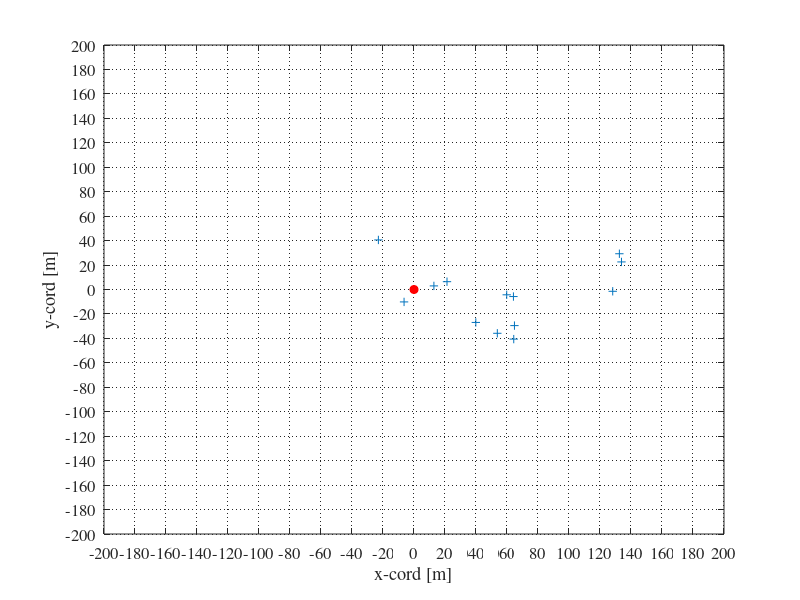

Here is the MATLAB script that generated this plot: (Note: this script raises an error after producing the figure.)
clear
clc

id = 1
set(0,'defaultTextFontSize', 12)                        % Default Font Size
set(0,'defaultAxesFontSize', 12)                        % Default Font Size
set(0,'defaultAxesFontName','Times')                    % Default Font Type
set(0,'defaultTextFontName','Times')                    % Default Font Type
set(0,'defaultFigurePaperPositionMode','auto')          % Default Plot position
set(0,'DefaultFigurePaperType','<custom>')              % Default Paper Type
set(0,'DefaultFigurePaperSize',[14.5 7.3])            	% Default Paper Size

test = '';
switch test % train:1, test: 9999
    case 'test'
        randn('seed',9999);  
        rand('seed',9999);
    case 'valid'
        randn('seed',1234);  
        rand('seed',1234);
    case ''
        randn('seed',1);  
        rand('seed',1);
end

domain = 'angle_delay';

%% frequency related parameters
centerFrequency = 2.655e9;            % Center frequency in Hz
bandwidth = 10 * 1e6;                     % Bandwidth in Hz
numSubcarriers = 32;               % Number of sub-carriers
cutout = 32;                        % Reserve 32 non-zero rows
subSampling = 1;                     % Only take every subsampling's sub-carriers
lambda = 3e8/centerFrequency;
num_sc_used = 72;

%% BS related parameters
BSantType = 'omni';
vertical = false;
antennaHeight = 25;                  % Antenna height of the bse station in m
antennaSpacing = 1/2;                % Antenna spacing in multiples of the wave length
M = 32;                              % Total number of antennas
region = 1;  %save 1 region's datasets in one-time generation (due to limited Matlab memory)
% id = 1;  % region id

train_num = 10;
vali_num = 1;
test_num = 2;           % 用户数
numSamples = train_num + vali_num + test_num;
numSamplesSave = numSamples;
% 
% numSamplesSave = 10000;

%% User related parameters
num_rx = region * numSamples;        % number of single-antenna users
dis_range = 100;                      % maximum distance among users, meter of radius
userHeight = 1.5;                    % Antenna height of the users
DisWithBSx = [50, 0];       % distance between the district center and BS in x-axis, meter
DisWithBSy = [0, 0];     % distance between the district center and BS in y-axis, meter
speed = 100;  % m/s
coherenceTime = lambda/4/speed
num_symbols_coherence_time = coherenceTime/1e-3*14*subSampling  % assume 1ms slot duration, 14 symbols, subcarrier spacing*4->symbol duration/4 
sequenceLength = 14;                % Number of steps in a track to simulate for each drop
time_grid = 66.66e-6;               % time interval to sample = ofdm symbol duration = 1/subcarrier spacing 
sequenceLengthSave = 1;

%% randomly generate 2D user positions
Location = zeros(3, num_rx);
Location(3,:) = userHeight;
for i = id:region+id-1     %for genetating task id, use"i = id:region+id-1"
    Location(1,(1*numSamples-numSamples+1):1*numSamples) = DisWithBSx(i) + dis_range*(rand(numSamples,1)).*cos(2*pi*rand(numSamples,1));
    Location(2,(1*numSamples-numSamples+1):1*numSamples) = DisWithBSy(i) + dis_range*(rand(numSamples,1)).*sin(2*pi*rand(numSamples,1));
end
label = Location(1:2, :).';

figure;
scatter(Location(1,:),Location(2,:),'+');
hold on;
plot(0,0,'ro','MarkerFaceColor','r');
axis([-200 200 -200 200]);
grid on
grid on;
set(gca, 'GridLineStyle', ':');  
set(gca, 'GridAlpha', 1);  
set(gca, 'XTick', -200:20:200);  
set(gca, 'YTick', -200:20:200);
xlabel('x-cord [m]');
ylabel('y-cord [m]');
box on

%% Build 3GPP standard simulation environment
% scenario
s = qd_simulation_parameters;                           % Set up simulation parameters (matlab class)
% s.show_progress_bars = 0;                               % Disable progress bars
s.center_frequency = centerFrequency;                   % Set center frequency
s.sample_density = 2;                                   % 2 samples per half-wavelength
s.use_absolute_delays = 1;                              % Include delay of the LOS path
s.use_random_initial_phase = 0;

% layout
L = qd_layout(s);                                       % Create new QuaDRiGa layout
L.no_tx = 1;
L.tx_position = [0; 0; antennaHeight];                       
L.no_rx = num_rx;
Nr = 1; 

LosType = {'UMi_NLOS', 'indoor_open', 'UMi_LOS', 'UMi_LOS', 'UMi_NLOS', 'UMa_LOS'} ;   
scenario = sprintf('3GPP_38.901_%s', LosType{id});
L.set_scenario(scenario);  %scenarios can be selected
switch BSantType
    case '3gpp-3d' % Directional BS antenna
        a_2655_Mhz = qd_arrayant('3gpp-3d',1,M,s.center_frequency,1); % V polarization only
        L.tx_array = a_2655_Mhz;  
    case 'omni' % Omni-directional BS antenna
        L.tx_array = qd_arrayant('omni');  
        L.tx_array.copy_element(1,M);
        L.tx_array.element_position(2,:) = (0:M-1)*3*10^8/s.center_frequency/2; % half-wavelength distance
end
L.rx_array = qd_arrayant('omni');   
if Nr>1 % change one rx_array and all changes
    L.rx_array(1,1).copy_element(1,Nr);
    L.rx_array(1,1).element_position(2,:) = (0:Nr-1)*antennaSpacing*lambda - (Nr/2-0.5)*antennaSpacing*lambda;
end

%% Create tracks
% speed_all = 3 + rand(numSamples, 1) * (200 - 3);
speed_all = speed * ones(numSamples, 1);
label = [label speed_all]; 

for i=1:L.no_rx
    speed = speed_all(i);
    name = L.track(1,i).name;
    L.track(1,i) = qd_track('linear', time_grid*(sequenceLength-1)*speed);  
    L.track(1,i).name = name;
    L.track(1,i).set_speed(speed)
    L.track(1,i).interpolate('time', time_grid, [], [], 1);
    L.track(1,i).scenario = scenario;
end
L.rx_position = Location;

% Interpolate positions to get spacial samples
% interpolate_positions(L.track, s.samples_per_meter) 

% Environment related parameters
clusterSet = [5, 40];
b = L.init_builder;  
SClambda = 20;     % SSF decorrelation distance, settings for spatial consistency
Nclusters = clusterSet(id); % Number of clusters, no smaller than 2, 1st is LOS 
Nsubpaths = 10;             % Number of subpaths in each NLOS cluster
PerClusterAS = 1;           % Per cluster AS (azimuth spread), degree
b.scenpar.PerClusterDS = 0; % Disable per-cluster delay spread, enforced to be 0 for spatial consistency
% if strcmp(scenario, 'LOS')
    b.scenpar.NumClusters = Nclusters;     
    b.scenpar.NumSubPaths = Nsubpaths; 
    b.scenpar.KF_mu = -3;        % Rician K factor;
    b.scenpar.KF_sigma = 0.5;
% end
b.scenpar.SC_lambda = SClambda;
b.scenpar.PerClusterAS_A = PerClusterAS; 
b.scenpar.PerClusterAS_D = PerClusterAS;
b.scenpar.PerClusterES_A = 0;  % (elevation spread)
b.scenpar.PerClusterES_D = 0;
b.gen_ssf_parameters;        % Generate small-scale-fading parameters
visualize_clusters(b,1);    %view the channal layout of sample 1
c = get_channels(b); 


%% generate CSI data
switch domain
    case 'angle_delay'
        H = zeros(numSamplesSave, Nr, M, cutout, sequenceLengthSave);
        normalization_factor = zeros(numSamplesSave, 1);
    case 'spatial_fre'
        H = zeros(numSamplesSave, Nr, M, num_sc_used, sequenceLengthSave);
        normalization_factor = zeros(numSamplesSave, M);
end
label = label(1:numSamplesSave, :);

for i = 1: numSamplesSave
    temp = c(i);
    temp.individual_delays = 0;           % Remove per-antenna delays on each MIMO link
    fcoef = temp.fr(bandwidth,numSubcarriers,1:sequenceLength);  %.function:fr(bandwidth, carriers, i_snapshot), output freq_response (Rx-Antenna , Tx-Antenna , Carrier-Index , Snapshot ], i.e.,(1. 32,512,1)
    fcoef = fcoef(:,:,:,1:sequenceLengthSave);
    switch domain
        case 'angle_delay'
            fcoef = fft(fft(fcoef,[],2),[],3);    % angle-delay domain
            normalization_factor(i, :) = max(abs(fcoef(:)))./2;
            fcoef = fcoef/normalization_factor(i, :);  % normalized over all time
        %     fcoef = fcoef./max(max(abs(fcoef), [], 2), [], 3)./2;  % normalized in [-0.5,0.5]
            fcoef = fcoef(:,:,numSubcarriers-cutout+1:numSubcarriers,:);    % Reserve the last 32 non-zero rows
        case 'spatial_fre'
            fcoef = fcoef(:,:,numSubcarriers-num_sc_used+1:numSubcarriers,:);
            normalization_factor(i, :) = sqrt(mean(mean(abs(fcoef).^2, 3),4));
            fcoef = fcoef ./ normalization_factor(i, :);
    end
    H(i,:,:,:,:) = fcoef;  
    disp(['This is the ',num2str(i),'-th sample'])
end
output_h=squeeze(H);

region = 1;
for i = 1 : numSamplesSave
    H_data(:,:,i) = reshape(output_h(i,:,:), [cutout*M, region]);
end

H_data = reshape(H_data,[cutout*M, region*numSamplesSave]); 

train_data = zeros(train_num, M*cutout*2);
vali_data = zeros(vali_num, M*cutout*2);
test_data = zeros(test_num, M*cutout*2);
 
for kk = 1: train_num
% for kk = 1
    H_data_temp = reshape(H_data(:,kk), [M,cutout]);
    H_data_all = [real(H_data_temp);imag(H_data_temp)];
    train_data(kk,:) = reshape(H_data_all, [1, M*cutout*2]);
end
for kk = 1: vali_num
    H_data_temp = reshape(H_data(:,kk+train_num), [M,cutout]);
    H_data_all = [real(H_data_temp);imag(H_data_temp)];
    vali_data(kk,:) = reshape(H_data_all, [1, M*cutout*2]);
end
for kk = 1: test_num
    H_data_temp = reshape(H_data(:,kk+train_num+vali_num), [M,cutout]);
    H_data_all = [real(H_data_temp);imag(H_data_temp)];
    test_data(kk,:) = reshape(H_data_all, [1, M*cutout*2]);
end

% 进行统一的归一化后存储
train_data = (train_data)./30;
vali_data = (vali_data)./30;
test_data = (test_data)./30;

save('D:\Users\20532\Compressive_Sensing\Train_data_LISTA_CE_BeamFreq_Path1.mat','train_data','-v7');
save('D:\Users\20532\Compressive_Sensing\Vali_data_LISTA_CE_BeamFreq_Path1.mat','vali_data','-v7');
save('D:\Users\20532\Compressive_Sensing\Test_data_LISTA_CE_BeamFreq_Path1.mat','test_data','-v7');
